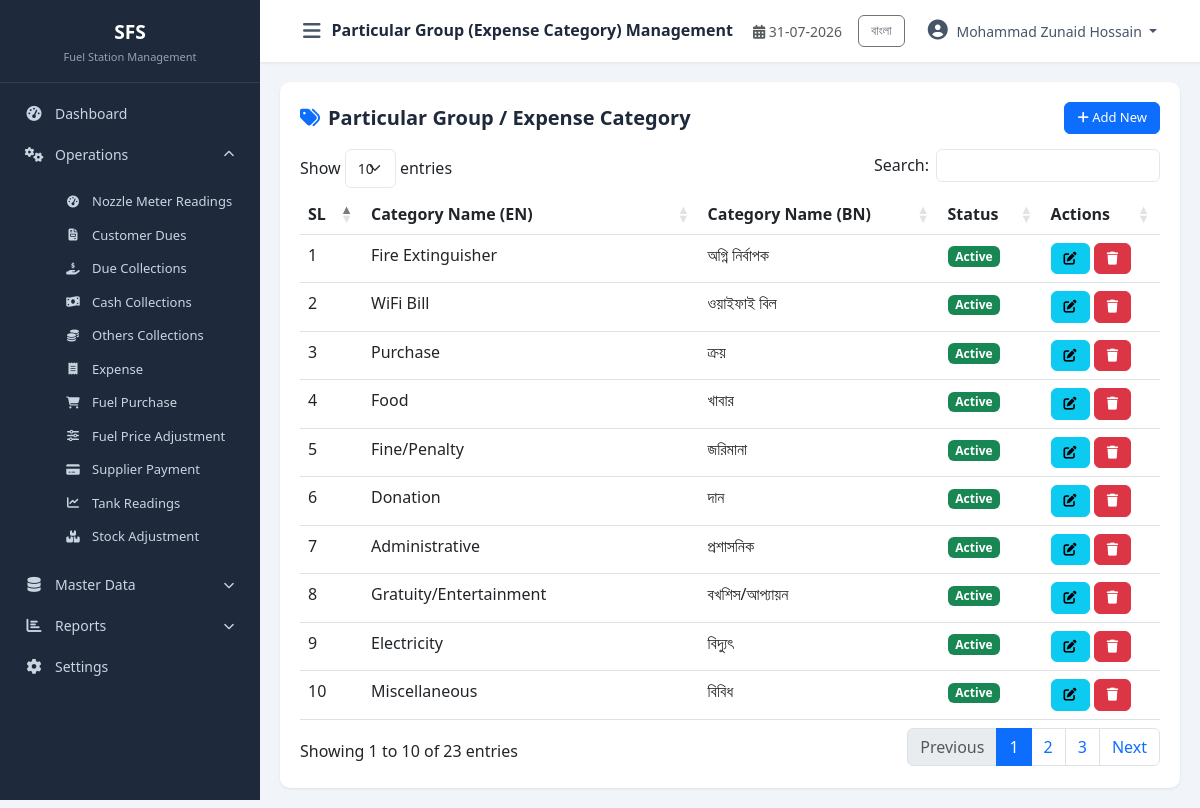
The app's page /modules/master_data/particular_group.php (signed in) with its own data.
### tables this page shows
CREATE TABLE `cfg_companyprofile` (
  `CompanyID` int(11) NOT NULL,
  `CompanyCode` varchar(20) NOT NULL,
  `CompanyName` varchar(200) NOT NULL,
  `CompanyNameBN` varchar(200) DEFAULT NULL,
  `ShortName` varchar(50) DEFAULT NULL,
  `ProprietorName` varchar(150) DEFAULT NULL,
  `ContactPerson` varchar(150) DEFAULT NULL,
  `MobileNo` varchar(20) DEFAULT NULL,
  `PhoneNo` varchar(20) DEFAULT NULL,
  `Email` varchar(100) DEFAULT NULL,
  `Website` varchar(150) DEFAULT NULL,
  `BusinessType` varchar(100) DEFAULT NULL,
  `Address` varchar(500) DEFAULT NULL,
  `City` varchar(100) DEFAULT NULL,
  `District` varchar(100) DEFAULT NULL,
  `PostalCode` varchar(20) DEFAULT NULL,
  `Country` varchar(100) DEFAULT NULL,
  `Logo` varchar(255) DEFAULT NULL,
  `Favicon` varchar(255) DEFAULT NULL,
  `CurrencyCode` varchar(10) DEFAULT 'BDT',
  `CurrencySymbol` varchar(10) DEFAULT '৳',
  `TimeZone` varchar(100) DEFAULT 'Asia/Dhaka',
  `DateFormat` varchar(20) DEFAULT 'dd-MM-yyyy',
  `TimeFormat` varchar(20) DEFAULT '24 Hour',
  `FinancialYearStart` date DEFAULT NULL,
  `FinancialYearEnd` date DEFAULT NULL,
  `DefaultShiftID` int(11) DEFAULT NULL,
  `DefaultLanguage` varchar(20) DEFAULT 'English',
  `AllowNegativeStock` bit(1) DEFAULT b'0',
  `AutoBackup` bit(1) DEFAULT b'1',
  `BackupPath` varchar(500) DEFAULT NULL,
  `CreatedBy` int(11) DEFAULT NULL,
  `CreatedAt` datetime DEFAULT current_timestamp(),
  `UpdatedBy` int(11) DEFAULT NULL,
  `UpdatedAt` datetime DEFAULT NULL,
  `IsActive` bit(1) DEFAULT b'1',
  `IsDeleted` bit(1) DEFAULT b'0'
);

CREATE TABLE `mst_expensecategory` (
  `ExpenseCategoryID` int(11) NOT NULL,
  `CategoryNameEN` varchar(150) NOT NULL,
  `CategoryNameBN` varchar(150) DEFAULT NULL,
  `CreatedBy` int(11) DEFAULT NULL,
  `CreatedAt` datetime NOT NULL DEFAULT current_timestamp(),
  `UpdatedBy` int(11) DEFAULT NULL,
  `UpdatedAt` datetime NOT NULL DEFAULT current_timestamp() ON UPDATE current_timestamp(),
  `IsActive` tinyint(1) NOT NULL DEFAULT 1,
  `IsDeleted` tinyint(1) NOT NULL DEFAULT 0
);

### includes/Query.php (called while the page is built, shortened)
<?php
class Query
{
    private $pdo;
    private static $instance = null;
    public function __construct($host = DB_HOST, $dbname = DB_NAME, $username = DB_USER, $password = DB_PASS, $charset = 'utf8mb4')
    {
        $dsn = "mysql:host={$host};dbname={$dbname};charset={$charset}";
        $options = [
            PDO::ATTR_ERRMODE            => PDO::ERRMODE_EXCEPTION,
            PDO::ATTR_DEFAULT_FETCH_MODE => PDO::FETCH_OBJ,
            PDO::ATTR_EMULATE_PREPARES   => false,
        ];
        try {
            $this->pdo = new PDO($dsn, $username, $password, $options);
        } catch (PDOException $e) {
            die("Database Connection Failed: " . $e->getMessage());
        }
    }
    public static function getInstance()
    {
        if (self::$instance === null) {
            self::$instance = new self();
        }
        return self::$instance;
    }
    public function index($sql, $params = [])
    {
        try {
            $this->stmt = $this->pdo->prepare($sql);
            $this->stmt->execute($params);
            return $this->stmt->fetchAll(PDO::FETCH_OBJ);
        } catch (PDOException $e) {
            die("Query Error: " . $e->getMessage() . "<br>SQL: " . $sql);
        }
    }
}

### config/database.php (called while the page is built, shortened)
<?php
require_once __DIR__ . '/../includes/Query.php';
$objQuery = Query::getInstance();

### includes/functions.php (called while the page is built, shortened)
<?php
function db()
{
    global $objQuery;
    return $objQuery;
}
function getCompanyInfo($key = null)
{
    $sql = "SELECT * FROM cfg_companyprofile WHERE CompanyID = 1 AND IsActive = 1 AND IsDeleted = 0";
    $data = db()->index($sql);
    if (!empty($data)) {
        $company = $data[0];
        return $company;
    }
    return null;
}
function getUserName()
{
    return $_SESSION['user_name'] ?? null;
}
function currentLang()
{
    return $_SESSION['lang'] ?? 'en';
}
function t($key)
{
    $lang = currentLang();
    return $translations[$lang][$key] ?? $key;
}

### modules/master_data/particular_group.php (the view, shortened to what this page needs)
<?php
$pageTitle = 'Particular Group (Expense Category) Management';
require_once __DIR__ . '/../../includes/header.php';
require_once __DIR__ . '/../../includes/sidebar.php';
$data = $objQuery->index("SELECT * FROM mst_expensecategory WHERE IsDeleted=0 ORDER BY ExpenseCategoryID ASC");
?>
<div class="table-container">
    <div class="table-header"><h5><i class="fas fa-tags text-primary me-2"></i><?php echo t('Particular Group / Expense Category'); ?></h5>
        <button class="btn btn-primary btn-sm" data-bs-toggle="modal" data-bs-target="#addModal"><i class="fas fa-plus"></i> Add New</button></div>
    <table class="table table-hover datatable">
        <thead><tr><th>SL</th><th>Category Name (EN)</th><th>Category Name (BN)</th><th>Status</th><th>Actions</th></tr></thead>
        <tbody><?php $sl=1; foreach($data as $row): ?><tr>
            <td><?php echo $sl++; ?></td><td><?php echo htmlspecialchars($row->CategoryNameEN); ?></td><td><?php echo htmlspecialchars($row->CategoryNameBN ?? 'N/A'); ?></td>
            <td><span class="badge bg-<?php echo $row->IsActive?'success':'danger'; ?>"><?php echo $row->IsActive?'Active':'Inactive'; ?></span></td>
            <td><button class="btn btn-sm btn-info edit-btn" data-id="<?php echo $row->ExpenseCategoryID; ?>" data-nameen="<?php echo htmlspecialchars($row->CategoryNameEN); ?>" data-namebn="<?php echo htmlspecialchars($row->CategoryNameBN ?? ''); ?>" data-status="<?php echo $row->IsActive; ?>"><i class="fas fa-edit"></i></button>
            <button class="btn btn-sm btn-danger delete-btn" data-id="<?php echo $row->ExpenseCategoryID; ?>"><i class="fas fa-trash"></i></button></td>
        </tr><?php endforeach; ?></tbody>
    </table>
</div>
<?php require_once __DIR__ . '/../../includes/footer.php'; ?>

### includes/sidebar.php (shortened to what this page needs)
<?php
$currentPage = basename($_SERVER['PHP_SELF']);
$langToggle = currentLang() === 'bn' ? 'en' : 'bn';
$langLabel = currentLang() === 'bn' ? 'English' : 'বাংলা';
?>
<nav id="sidebar" class="sidebar">
    <div class="sidebar-header">
        <h5 class="mb-0"><?php echo $shortName ?? 'FDP'; ?></h5>
        <small class="text-muted"><?php echo t('Fuel Station Management'); ?></small>
    </div>
    <ul class="nav flex-column">
        <li class="nav-item">
            <a class="nav-link <?php echo ($currentPage == 'dashboard.php' || $currentPage == 'index.php') ? 'active' : ''; ?>" href="<?php echo BASE_URL; ?>dashboard.php">
                <i class="fas fa-tachometer-alt"></i> <span><?php echo t('Dashboard'); ?></span>
            </a>
        </li>
        <li class="nav-item">
            <a class="nav-link" data-bs-toggle="collapse" href="#operationsMenu" role="button" aria-expanded="true">
                <i class="fas fa-cogs"></i> <span><?php echo t('Operations'); ?></span>
                <i class="fas fa-chevron-down ms-auto"></i>
            </a>
            <div class="collapse show" id="operationsMenu">
                <ul class="nav flex-column ms-3">
                    <li class="nav-item"><a class="nav-link small" href="<?php echo BASE_URL; ?>modules/operations/nozzle_reading.php"><i class="fas fa-tachometer-alt"></i> <?php echo t('Nozzle Meter Readings'); ?></a></li>
                    <li class="nav-item"><a class="nav-link small" href="<?php echo BASE_URL; ?>modules/operations/customer_due.php"><i class="fas fa-file-invoice"></i> <?php echo t('Customer Dues'); ?></a></li>
                    <li class="nav-item"><a class="nav-link small" href="<?php echo BASE_URL; ?>modules/operations/due_collection.php"><i class="fas fa-hand-holding-usd"></i> <?php echo t('Due Collections'); ?></a></li>
                    <li class="nav-item"><a class="nav-link small" href="<?php echo BASE_URL; ?>modules/operations/cash_collection.php"><i class="fas fa-money-bill-wave"></i> <?php echo t('Cash Collections'); ?></a></li>
                    <li class="nav-item"><a class="nav-link small" href="<?php echo BASE_URL; ?>modules/operations/others_collection.php"><i class="fas fa-coins"></i> <?php echo t('Others Collections'); ?></a></li>
                    <li class="nav-item"><a class="nav-link small" href="<?php echo BASE_URL; ?>modules/operations/expense.php"><i class="fas fa-receipt"></i> <?php echo t('Expense'); ?></a></li>
                    <li class="nav-item"><a class="nav-link small" href="<?php echo BASE_URL; ?>modules/operations/fuel_purchase.php"><i class="fas fa-shopping-cart"></i> <?php echo t('Fuel Purchase'); ?></a></li>
                    <li class="nav-item"><a class="nav-link small" href="<?php echo BASE_URL; ?>modules/operations/fuel_price_adjustment.php"><i class="fas fa-sliders-h"></i> <?php echo t('Fuel Price Adjustment'); ?></a></li>
                    <li class="nav-item"><a class="nav-link small" href="<?php echo BASE_URL; ?>modules/operations/supplier_payment.php"><i class="fas fa-credit-card"></i> <?php echo t('Supplier Payment'); ?></a></li>
                    <li class="nav-item"><a class="nav-link small" href="<?php echo BASE_URL; ?>modules/operations/tank_reading.php"><i class="fas fa-chart-line"></i> <?php echo t('Tank Readings'); ?></a></li>
                    <li class="nav-item"><a class="nav-link small" href="<?php echo BASE_URL; ?>modules/operations/stock_adjustment.php"><i class="fas fa-boxes"></i> <?php echo t('Stock Adjustment'); ?></a></li>
                </ul>
            </div>
        </li>
        <li class="nav-item">
          <a class="nav-link collapsed" data-bs-toggle="collapse" href="#masterDataMenu" role="button" aria-expanded="false">
                <i class="fas fa-database"></i> <span><?php echo t('Master Data'); ?></span>
                <i class="fas fa-chevron-down ms-auto"></i>
            </a>
        </li>
        <li class="nav-item">
            <a class="nav-link" data-bs-toggle="collapse" href="#reportsMenu" role="button" aria-expanded="false">
                <i class="fas fa-chart-bar"></i> <span><?php echo t('Reports'); ?></span>
                <i class="fas fa-chevron-down ms-auto"></i>
            </a>
        </li>
        <li class="nav-item">
            <a class="nav-link" href="#">
                <i class="fas fa-cog"></i> <span><?php echo t('Settings'); ?></span>
            </a>
        </li>
    </ul>
</nav>
<div id="content-wrapper">
    <nav class="navbar navbar-expand-lg top-navbar">
        <div class="container-fluid">
            <button type="button" id="sidebarCollapse" class="btn btn-link">
                <i class="fas fa-bars"></i>
            </button>
            <span class="navbar-brand mb-0 h1"><?php echo t($pageTitle ?? 'Dashboard'); ?></span>
            <div class="ms-auto d-flex align-items-center">
                <span class="me-3 text-muted small">
                    <i class="fas fa-calendar-alt"></i> <?php echo date('d-m-Y'); ?>
                </span>
                <div class="dropdown">
                    <a class="btn btn-sm btn-outline-secondary me-2" href="?lang=<?php echo $langToggle; ?>"><?php echo $langLabel; ?></a>
                    <button class="btn btn-link dropdown-toggle" type="button" data-bs-toggle="dropdown">
                        <i class="fas fa-user-circle"></i> <?php echo getUserName() ?? 'User'; ?>
                    </button>
                </div>
            </div>
        </div>
    </nav>
    <div id="main-content" class="container-fluid">

### assets/css/style.css (style rules this page uses)
:root { --sidebar-width: 260px; --sidebar-bg: #1e293b; --sidebar-hover: #334155; --sidebar-active: #0d6efd; --header-bg: #ffffff; --primary-dark: #0b5ed7; --success-dark: #157347; --border-color: #e2e8f0; --card-shadow: 0 1px 3px rgba(0,0,0,0.08); }
* { margin: 0; padding: 0; box-sizing: border-box; }
body { font-family: 'Segoe UI', Tahoma, Geneva, Verdana, sans-serif; background: #f1f5f9; overflow-x: hidden; }
.sidebar { width: var(--sidebar-width); min-width: var(--sidebar-width); background: var(--sidebar-bg); color: #cbd5e1; transition: all 0.3s; position: fixed; top: 0; left: 0; height: 100vh; z-index: 1000; overflow-y: auto; }
.sidebar .sidebar-header { padding: 20px 20px 15px; border-bottom: 1px solid rgba(255,255,255,0.1); text-align: center; }
.sidebar .sidebar-header h5 { color: #fff; font-weight: 700; font-size: 1.2rem; }
.sidebar .sidebar-header small { color: #94a3b8 !important; font-size: 11px; }
.sidebar .nav { padding: 10px 0; }
.sidebar .nav-link { color: #cbd5e1; padding: 10px 20px; font-size: 14px; border-left: 3px solid transparent; transition: all 0.2s; display: flex; align-items: center; }
.sidebar .nav-link i { width: 22px; font-size: 15px; margin-right: 10px; text-align: center; }
.sidebar .nav-link .fa-chevron-down { font-size: 11px; margin-right: 0; transition: transform 0.3s; }
.sidebar .nav-link[aria-expanded="true"] .fa-chevron-down { transform: rotate(180deg); }
.sidebar .collapse .nav-link { padding: 7px 20px 7px 45px; font-size: 13px; }
.sidebar .collapse .nav-link i { font-size: 12px; width: 18px; }
#content-wrapper { width: calc(100% - var(--sidebar-width)); margin-left: var(--sidebar-width); transition: all 0.3s; min-height: 100vh; }
.top-navbar { background: var(--header-bg); box-shadow: 0 1px 3px rgba(0,0,0,0.08); padding: 10px 20px; position: sticky; top: 0; z-index: 999; }
.top-navbar .btn-link { color: #475569; text-decoration: none; font-size: 20px; padding: 5px 10px; }
.top-navbar .navbar-brand { font-size: 16px; font-weight: 600; color: #1e293b; }
.top-navbar .dropdown-toggle { color: #475569; text-decoration: none; font-size: 14px; }
.top-navbar .fa-user-circle { font-size: 20px; margin-right: 5px; }
#main-content { padding: 20px; min-height: calc(100vh - 60px); }
.btn { border-radius: 6px; font-size: 14px; padding: 8px 16px; }
.btn-sm { padding: 5px 12px; font-size: 13px; }
.table-container { background: #fff; border-radius: 10px; padding: 20px; box-shadow: var(--card-shadow); }
.table-container .table-header { display: flex; justify-content: space-between; align-items: center; margin-bottom: 15px; }
.table-container .table-header h5 { font-weight: 600; color: #1e293b; margin: 0; }

### records on screen
cfg_companyprofile: ShortName "SFS"
mst_expensecategory: CategoryNameEN "Fire Extinguisher", CategoryNameBN "অগ্নি নির্বাপক", IsActive "Active"
mst_expensecategory: CategoryNameEN "WiFi Bill", CategoryNameBN "ওয়াইফাই বিল", IsActive "Active"
mst_expensecategory: CategoryNameEN "Purchase", CategoryNameBN "ক্রয়", IsActive "Active"
mst_expensecategory: CategoryNameEN "Food", CategoryNameBN "খাবার", IsActive "Active"
mst_expensecategory: CategoryNameEN "Fine/Penalty", CategoryNameBN "জরিমানা", IsActive "Active"
mst_expensecategory: CategoryNameEN "Donation", CategoryNameBN "দান", IsActive "Active"
mst_expensecategory: CategoryNameEN "Administrative", CategoryNameBN "প্রশাসনিক", IsActive "Active"
mst_expensecategory: CategoryNameEN "Gratuity/Entertainment", CategoryNameBN "বখশিস/আপ্যায়ন", IsActive "Active"
mst_expensecategory: CategoryNameEN "Electricity", CategoryNameBN "বিদ্যুৎ", IsActive "Active"
mst_expensecategory: CategoryNameEN "Miscellaneous", CategoryNameBN "বিবিধ", IsActive "Active"

### other values on screen
t('Fuel Station Management') "Fuel Station Management"
t('Dashboard') "Dashboard"
t('Operations') "Operations"
t('Nozzle Meter Readings') "Nozzle Meter Readings"
t('Customer Dues') "Customer Dues"
t('Due Collections') "Due Collections"
t('Cash Collections') "Cash Collections"
t('Others Collections') "Others Collections"
t('Expense') "Expense"
t('Fuel Purchase') "Fuel Purchase"
t('Fuel Price Adjustment') "Fuel Price Adjustment"
t('Supplier Payment') "Supplier Payment"
t('Tank Readings') "Tank Readings"
t('Stock Adjustment') "Stock Adjustment"
t('Master Data') "Master Data"
